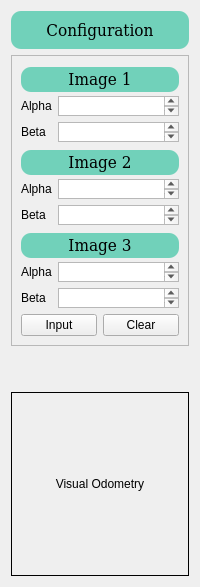
       <widget class="QFrame" name="frame_7">
        <property name="minimumSize">
         <size>
          <width>200</width>
          <height>0</height>
         </size>
        </property>
        <property name="maximumSize">
         <size>
          <width>200</width>
          <height>16777215</height>
         </size>
        </property>
        <property name="frameShape">
         <enum>QFrame::NoFrame</enum>
        </property>
        <property name="frameShadow">
         <enum>QFrame::Raised</enum>
        </property>
        <layout class="QVBoxLayout" name="verticalLayout">
         <item>
          <layout class="QVBoxLayout" name="verticalLayout_3">
           <item>
            <widget class="QFrame" name="frame_8">
             <property name="minimumSize">
              <size>
               <width>0</width>
               <height>30</height>
              </size>
             </property>
             <property name="maximumSize">
              <size>
               <width>16777215</width>
               <height>38</height>
              </size>
             </property>
             <property name="styleSheet">
              <string notr="true">background-color: #71D1BA;   
border-radius: 10px;</string>
             </property>
             <property name="frameShape">
              <enum>QFrame::StyledPanel</enum>
             </property>
             <property name="frameShadow">
              <enum>QFrame::Raised</enum>
             </property>
             <layout class="QHBoxLayout" name="horizontalLayout_12">
              <item>
               <widget class="QLabel" name="title_image_ori_4">
                <property name="minimumSize">
                 <size>
                  <width>0</width>
                  <height>20</height>
                 </size>
                </property>
                <property name="maximumSize">
                 <size>
                  <width>16777215</width>
                  <height>20</height>
                 </size>
                </property>
                <property name="font">
                 <font>
                  <family>DejaVu Serif Condensed</family>
                  <pointsize>13</pointsize>
                 </font>
                </property>
                <property name="styleSheet">
                 <string notr="true">background-color: #71D1BA;   
border-radius: 10px;</string>
                </property>
                <property name="frameShape">
                 <enum>QFrame::NoFrame</enum>
                </property>
                <property name="text">
                 <string>Configuration</string>
                </property>
                <property name="alignment">
                 <set>Qt::AlignCenter</set>
                </property>
               </widget>
              </item>
             </layout>
            </widget>
           </item>
           <item>
            <widget class="QFrame" name="frame_config">
             <property name="frameShape">
              <enum>QFrame::StyledPanel</enum>
             </property>
             <property name="frameShadow">
              <enum>QFrame::Raised</enum>
             </property>
             <layout class="QVBoxLayout" name="verticalLayout_6">
              <item>
               <widget class="QLabel" name="title_image_ori_5">
                <property name="minimumSize">
                 <size>
                  <width>0</width>
                  <height>25</height>
                 </size>
                </property>
                <property name="maximumSize">
                 <size>
                  <width>16777215</width>
                  <height>20</height>
                 </size>
                </property>
                <property name="font">
                 <font>
                  <family>DejaVu Serif Condensed</family>
                  <pointsize>13</pointsize>
                 </font>
                </property>
                <property name="styleSheet">
                 <string notr="true">background-color: #71D1BA;   
border-radius: 10px;</string>
                </property>
                <property name="frameShape">
                 <enum>QFrame::NoFrame</enum>
                </property>
                <property name="text">
                 <string>Image 1</string>
                </property>
                <property name="alignment">
                 <set>Qt::AlignCenter</set>
                </property>
               </widget>
              </item>
              <item>
               <layout class="QGridLayout" name="gridLayout_2">
                <item row="1" column="0">
                 <widget class="QLabel" name="label_35">
                  <property name="text">
                   <string>Beta</string>
                  </property>
                 </widget>
                </item>
                <item row="0" column="0">
                 <widget class="QLabel" name="label_34">
                  <property name="text">
                   <string>Alpha</string>
                  </property>
                 </widget>
                </item>
                <item row="0" column="1">
                 <widget class="QTextEdit" name="text_alpha1">
                  <property name="minimumSize">
                   <size>
                    <width>0</width>
                    <height>20</height>
                   </size>
                  </property>
                  <property name="maximumSize">
                   <size>
                    <width>16777215</width>
                    <height>20</height>
                   </size>
                  </property>
                 </widget>
                </item>
                <item row="1" column="1">
                 <widget class="QTextEdit" name="text_beta1">
                  <property name="minimumSize">
                   <size>
                    <width>0</width>
                    <height>20</height>
                   </size>
                  </property>
                  <property name="maximumSize">
                   <size>
                    <width>16777215</width>
                    <height>20</height>
                   </size>
                  </property>
                 </widget>
                </item>
               </layout>
              </item>
              <item>
               <widget class="QLabel" name="title_image_ori_6">
                <property name="minimumSize">
                 <size>
                  <width>0</width>
                  <height>25</height>
                 </size>
                </property>
                <property name="maximumSize">
                 <size>
                  <width>16777215</width>
                  <height>20</height>
                 </size>
                </property>
                <property name="font">
                 <font>
                  <family>DejaVu Serif Condensed</family>
                  <pointsize>13</pointsize>
                 </font>
                </property>
                <property name="styleSheet">
                 <string notr="true">background-color: #71D1BA;   
border-radius: 10px;</string>
                </property>
                <property name="frameShape">
                 <enum>QFrame::NoFrame</enum>
                </property>
                <property name="text">
                 <string>Image 2</string>
                </property>
                <property name="alignment">
                 <set>Qt::AlignCenter</set>
                </property>
               </widget>
              </item>
              <item>
               <layout class="QGridLayout" name="gridLayout_4">
                <item row="1" column="0">
                 <widget class="QLabel" name="label_38">
                  <property name="text">
                   <string>Beta</string>
                  </property>
                 </widget>
                </item>
                <item row="0" column="0">
                 <widget class="QLabel" name="label_39">
                  <property name="text">
                   <string>Alpha</string>
                  </property>
                 </widget>
                </item>
                <item row="0" column="1">
                 <widget class="QTextEdit" name="text_alpha2">
                  <property name="minimumSize">
                   <size>
                    <width>0</width>
                    <height>20</height>
                   </size>
                  </property>
                  <property name="maximumSize">
                   <size>
                    <width>16777215</width>
                    <height>20</height>
                   </size>
                  </property>
                 </widget>
                </item>
                <item row="1" column="1">
                 <widget class="QTextEdit" name="text_beta2">
                  <property name="minimumSize">
                   <size>
                    <width>0</width>
                    <height>20</height>
                   </size>
                  </property>
                  <property name="maximumSize">
                   <size>
                    <width>16777215</width>
                    <height>20</height>
                   </size>
                  </property>
                 </widget>
                </item>
               </layout>
              </item>
              <item>
               <widget class="QLabel" name="title_image_ori_7">
                <property name="minimumSize">
                 <size>
                  <width>0</width>
                  <height>25</height>
                 </size>
                </property>
                <property name="maximumSize">
                 <size>
                  <width>16777215</width>
                  <height>20</height>
                 </size>
                </property>
                <property name="font">
                 <font>
                  <family>DejaVu Serif Condensed</family>
                  <pointsize>13</pointsize>
                 </font>
                </property>
                <property name="styleSheet">
                 <string notr="true">background-color: #71D1BA;   
border-radius: 10px;</string>
                </property>
                <property name="frameShape">
                 <enum>QFrame::NoFrame</enum>
                </property>
                <property name="text">
                 <string>Image 3</string>
                </property>
                <property name="alignment">
                 <set>Qt::AlignCenter</set>
                </property>
               </widget>
              </item>
              <item>
               <layout class="QGridLayout" name="gridLayout_5">
                <item row="1" column="0">
                 <widget class="QLabel" name="label_40">
                  <property name="text">
                   <string>Beta</string>
                  </property>
                 </widget>
                </item>
                <item row="0" column="0">
                 <widget class="QLabel" name="label_41">
                  <property name="text">
                   <string>Alpha</string>
                  </property>
                 </widget>
                </item>
                <item row="0" column="1">
                 <widget class="QTextEdit" name="text_alpha3">
                  <property name="minimumSize">
                   <size>
                    <width>0</width>
                    <height>20</height>
                   </size>
                  </property>
                  <property name="maximumSize">
                   <size>
                    <width>16777215</width>
                    <height>20</height>
                   </size>
                  </property>
                 </widget>
                </item>
                <item row="1" column="1">
                 <widget class="QTextEdit" name="text_beta3">
                  <property name="minimumSize">
                   <size>
                    <width>0</width>
                    <height>20</height>
                   </size>
                  </property>
                  <property name="maximumSize">
                   <size>
                    <width>16777215</width>
                    <height>20</height>
                   </size>
                  </property>
                 </widget>
                </item>
               </layout>
              </item>
              <item>
               <layout class="QHBoxLayout" name="horizontalLayout_13">
                <item>
                 <widget class="QPushButton" name="btn_input">
                  <property name="text">
                   <string>Input</string>
                  </property>
                 </widget>
                </item>
                <item>
                 <widget class="QPushButton" name="btn_clear">
                  <property name="text">
                   <string>Clear</string>
                  </property>
                 </widget>
                </item>
               </layout>
              </item>
             </layout>
            </widget>
           </item>
          </layout>
         </item>
         <item>
          <spacer name="verticalSpacer">
           <property name="orientation">
            <enum>Qt::Vertical</enum>
           </property>
           <property name="sizeHint" stdset="0">
            <size>
             <width>20</width>
             <height>40</height>
            </size>
           </property>
          </spacer>
         </item>
         <item>
          <widget class="QLabel" name="label_74">
           <property name="minimumSize">
            <size>
             <width>0</width>
             <height>184</height>
            </size>
           </property>
           <property name="frameShape">
            <enum>QFrame::Box</enum>
           </property>
           <property name="text">
            <string>Visual Odometry</string>
           </property>
           <property name="alignment">
            <set>Qt::AlignCenter</set>
           </property>
          </widget>
         </item>
        </layout>
       </widget>
